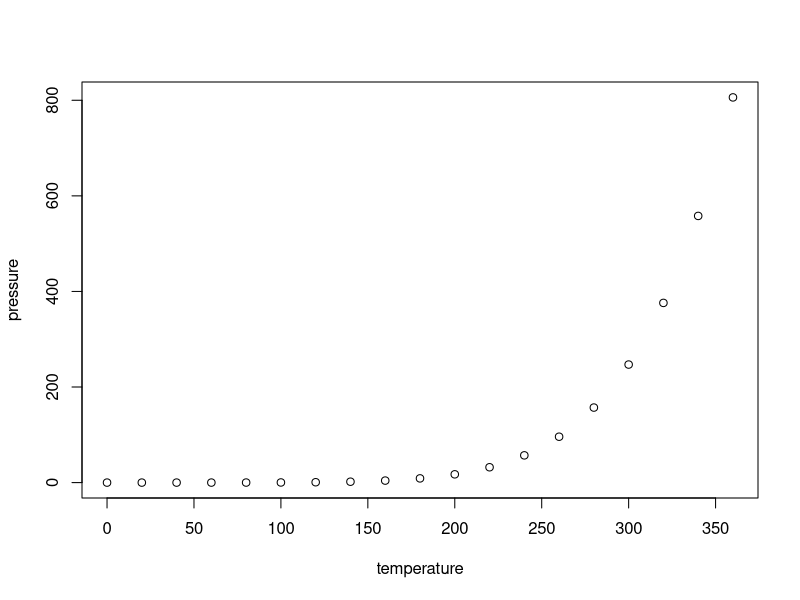
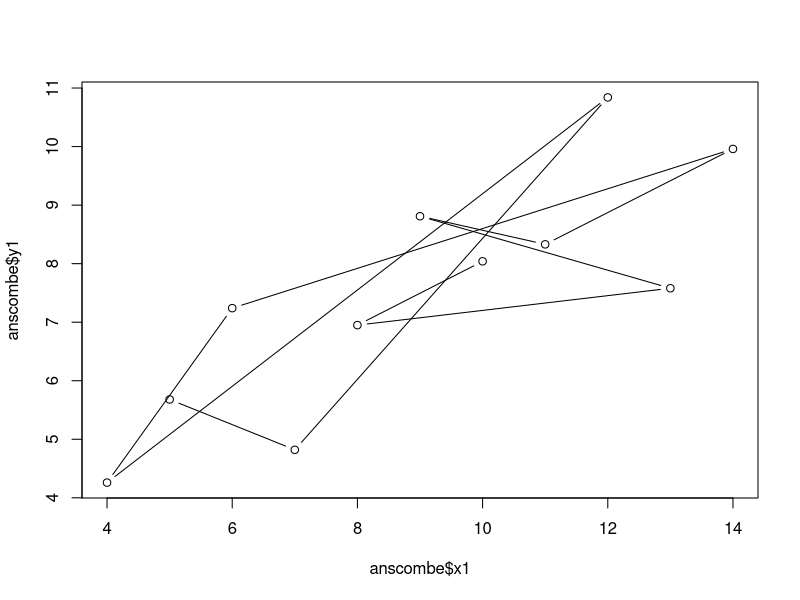

These charts were generated, in order, by the following R code:
## ---- chunk 1
knitr::opts_chunk$set(echo = TRUE)
## ---- chunk 2
anscombe
summary(anscombe)
## ---- chunk 3
plot(pressure)
plot(anscombe$x1,anscombe$y1,type = "b")
apply(anscombe,2,mean)
apply(anscombe,2,var)
